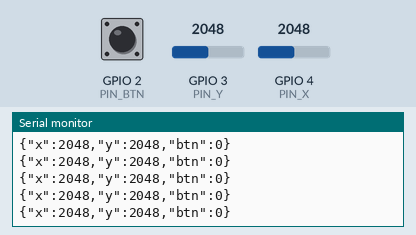
Recording of a program running on a simulated ESP32-C3. On the bench: the last lines printed to the serial monitor. The inputs (shaded band) are chosen by the test bench; at power-on: GPIO 3 (PIN_Y) = 2048, GPIO 4 (PIN_X) = 2048, GPIO 2 (PIN_BTN) HIGH (analog values on the 0–4095 scale).

Above: at 1.2 s.
1.3 s: GPIO 3 (PIN_Y) set to 2866
At 2.0 s:
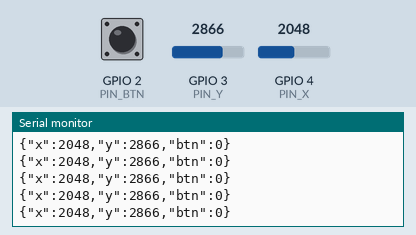
2.8 s: GPIO 4 (PIN_X) set to 2866
At 3.6 s:
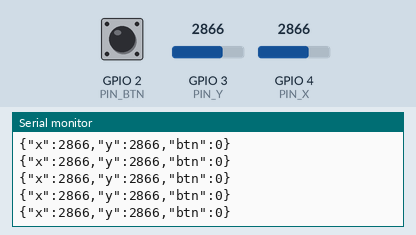
4.3 s: GPIO 2 (PIN_BTN) pulled LOW for 0.15 s
5.9 s: GPIO 3 (PIN_Y) set to 3603
At 6.8 s:
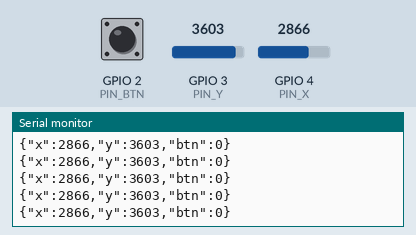
7.4 s: GPIO 2 (PIN_BTN) pulled LOW for 1 s
At 8.1 s:
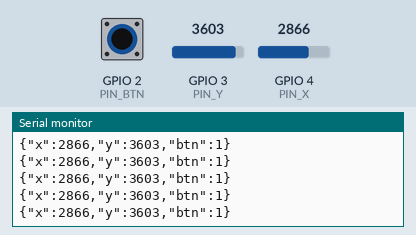
9.9 s: GPIO 4 (PIN_X) set to 3603
At 10.5 s:
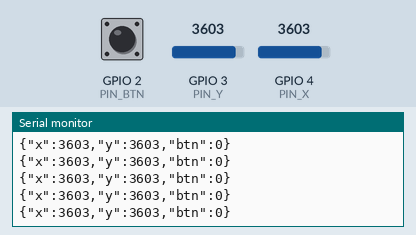
Timing chart, 0 to 12.4 s (numbered marks = the images above; inputs shaded):
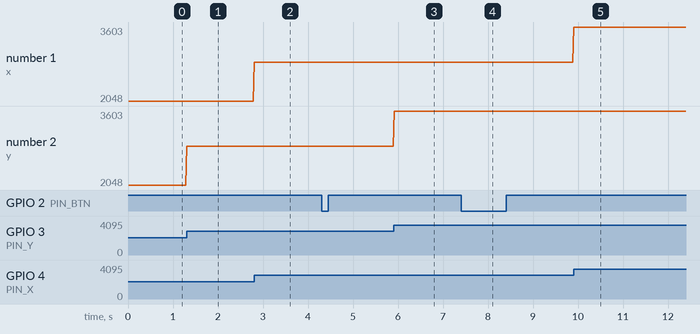

Measured:
- after the input at 1.3 s, the serial monitor: prints a new line at once (image 1)
- after the input at 2.8 s, the serial monitor: prints a new line at once (image 2)
- after the input at 5.9 s, the serial monitor: prints a new line at once (image 3)
- after the input at 7.4 s, the serial monitor: prints a new line at once (image 4)
- after the input at 9.9 s, the serial monitor: prints a new line at once (image 5)
- plotted number 2: 2048 → 2866 after the input at 1.3 s, 2866 → 3603 after the input at 5.9 s

The program:

main.cpp
```cpp
#include <Arduino.h>

// ESP32-C3 Super Mini pin assignments
// A4 = GPIO4, A3 = GPIO3
const int PIN_X   = 4;   // A4 — joystick X axis
const int PIN_Y   = 3;   // A3 — joystick Y axis
const int PIN_BTN = 2;   // GPIO2 — joystick button (active LOW)

const int SEND_INTERVAL_MS = 20;  // ~50 Hz

void setup() {
    Serial.begin(115200);
    analogReadResolution(12);  // 0–4095
    pinMode(PIN_BTN, INPUT_PULLUP);
}

void loop() {
    static unsigned long lastSend = 0;
    unsigned long now = millis();

    if (now - lastSend >= SEND_INTERVAL_MS) {
        lastSend = now;

        int x   = analogRead(PIN_X);
        int y   = analogRead(PIN_Y);
        int btn = !digitalRead(PIN_BTN);  // invert: 1 = pressed

        // Output compact JSON terminated with newline
        Serial.printf("{\"x\":%d,\"y\":%d,\"btn\":%d}\n", x, y, btn);
    }
}
```
